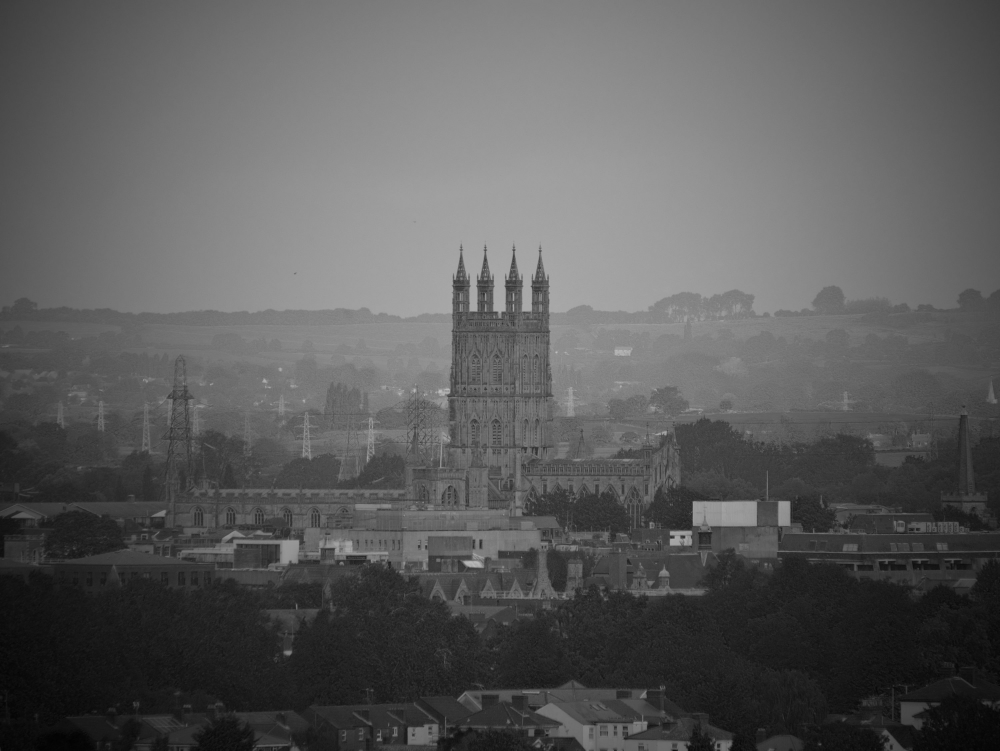
//> input picture codigo/p08_opencv/im2.jpg, 3000 x 2252 px (shown at 1/3 size)
$ ./main   (built with g++ and OpenCV 4)
//> lines starting //> are read from the running program, lines starting //| are printed output that depends on the picture; after the words box and inside, x2 and y2 are one past the last pixel; in counts of white or black regions, pixels touching at a corner belong together
#include <iostream>
#include <fstream>
#include <opencv2/opencv.hpp>

using namespace std;
using namespace cv;

int main() {

    Mat imagen2 = imread("im2.jpg", IMREAD_GRAYSCALE);
//> imagen2 is the input picture: 2252 rows x 3000 cols, CV_8UC1; min 0, max 201, mean 91.6
    resize(imagen2, imagen2, Size(), 0.5, 0.5);
//> imagen2: 1126 rows x 1500 cols, CV_8UC1
    if (imagen2.empty()) {
        cerr << "Error al abrir la imagen" << endl;
        return -1;
    }

    int *histo = new int[256]();
    ofstream file("histograma.csv");

    for (int i = 0; i < imagen2.rows; i++){
        for (int j = 0; j < imagen2.cols; j++){
            int valor = imagen2.at<uchar>(i, j);
            histo[valor]++;
        }
    }

    Mat lienzo = Mat::zeros(Size(1024, 760), CV_8UC3);
    int maximo = 0;

    for (int i = 0; i < 256; i++){
        file << i << " " << histo[i] << endl;
        if (histo[i] > maximo) {
            maximo = histo[i];
        }
    }
//> this loop made 256 passes
//> maximo on passes 2 to 13: 2, 26, 132, 378, 586, 731, 1019, 1420, 1832, 2281, 2810, 3186
//> after the loop, maximo = 15533

    double escala = ((double) 768 / (double) maximo);
//> escala = 0.0494

    for (int i = 0; i < 256; i++) {
        int altura = static_cast<int>(histo[i] * escala);
        line(lienzo, Point(i * 4, 768), Point(i * 4, 768 - altura), Scalar(255, 255, 255), 2);
    }
//> this loop made 256 passes
//> altura on passes 1 to 3: 0, 0, 1
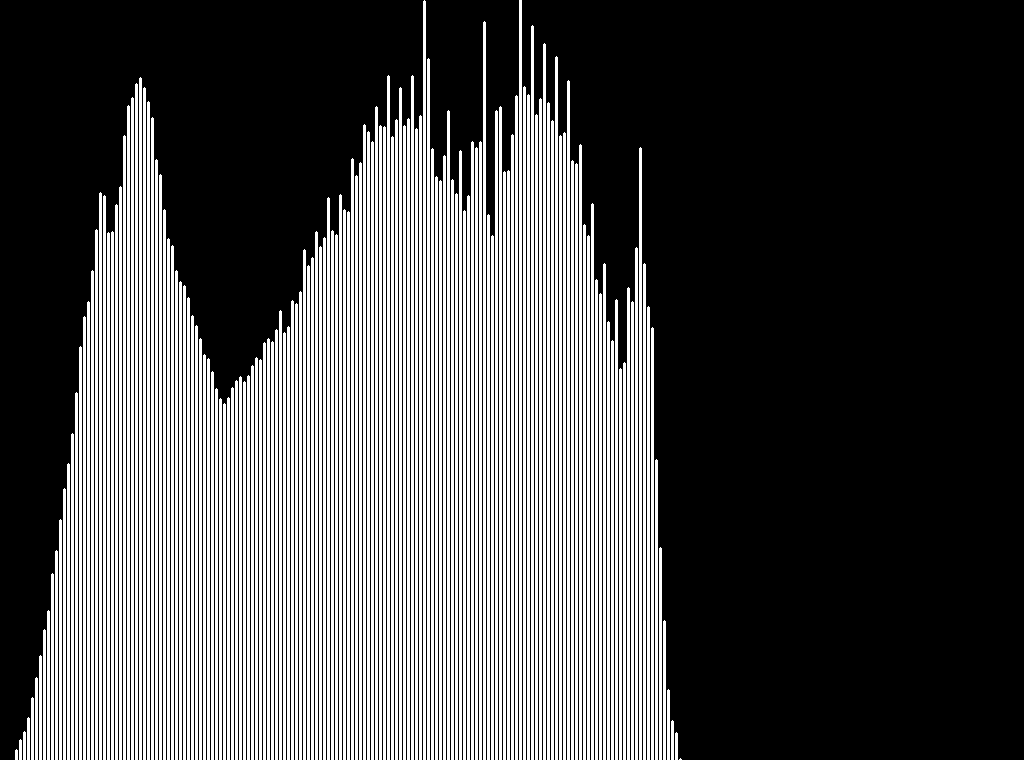
//> lienzo: 760 rows x 1024 cols, CV_8UC3; 31.7% white; 167 white regions (1 under 20 px), largest, box (x1, y1, x2, y2) and area: (519, 0, 522, 760) 2280, (423, 0, 426, 760) 2278, (483, 21, 486, 760) 2215

    Mat ecualizada;
    equalizeHist(imagen2, ecualizada);
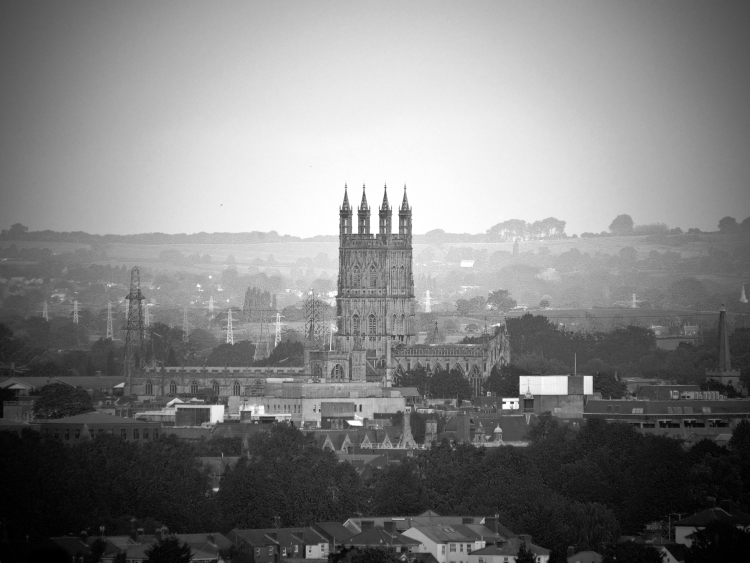
//> ecualizada: 1126 rows x 1500 cols, CV_8UC1 (shown at 1/2 size); min 0, max 255, mean 128.4

    Mat imagenCLAHE;
    Ptr<CLAHE> clahe = createCLAHE();
    clahe->apply(imagen2, imagenCLAHE);
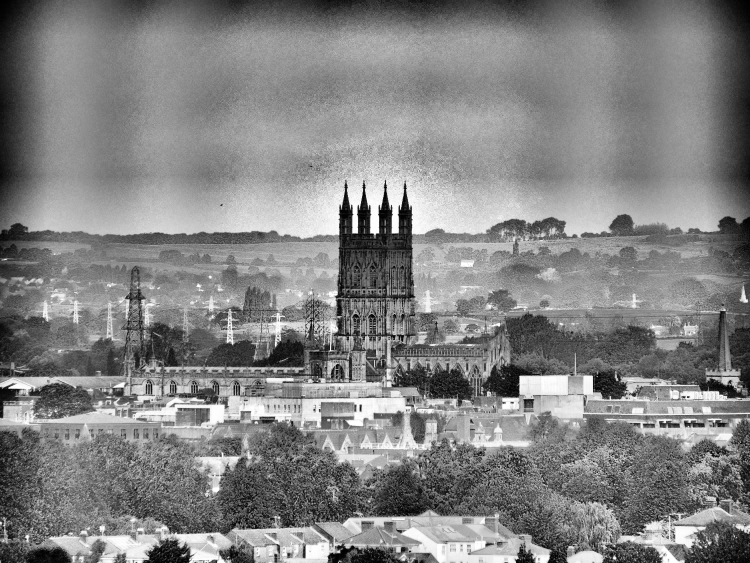
//> imagenCLAHE: 1126 rows x 1500 cols, CV_8UC1 (shown at 1/2 size); min 0, max 255, mean 130.6

    imshow("Imagen Original", imagen2);
    imshow("Histograma", lienzo);
    imshow("Imagen Ecualizada", ecualizada);
    imshow("Imagen CLAHE", imagenCLAHE);

    waitKey(0);

    file.close();
    delete[] histo;

    VideoCapture video(0);
    if (video.isOpened()){
        namedWindow("Video", WINDOW_NORMAL);
        Mat imagenLab;
        vector<Mat> canales;

        while (true){
            Mat frame;
            video >> frame;
            cvtColor(frame, imagenLab, COLOR_BGR2GRAY);
            split(imagenLab, canales);
            merge(canales, ecualizada);
            cvtColor(ecualizada, ecualizada, COLOR_Lab2BGR);

            imshow("Ecualizada", ecualizada);
            imshow("Video", frame);

            if (waitKey(30) >= 0) {
                break;
            }

        }

    }


    return 0;
}

// bitwise, espacios de color, lienzos
